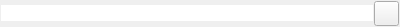
<?xml version="1.0" encoding="UTF-8"?>
<ui version="4.0">
 <class>listForm</class>
 <widget class="QWidget" name="listForm">
  <property name="geometry">
   <rect>
    <x>0</x>
    <y>0</y>
    <width>400</width>
    <height>27</height>
   </rect>
  </property>
  <property name="windowTitle">
   <string>Form</string>
  </property>
  <layout class="QHBoxLayout" name="horizontalLayout">
   <property name="spacing">
    <number>1</number>
   </property>
   <property name="leftMargin">
    <number>1</number>
   </property>
   <property name="topMargin">
    <number>1</number>
   </property>
   <property name="rightMargin">
    <number>1</number>
   </property>
   <property name="bottomMargin">
    <number>1</number>
   </property>
   <item>
    <widget class="QLineEdit" name="lineEdit_name">
     <property name="styleSheet">
      <string notr="true">QLineEdit { border: none }</string>
     </property>
    </widget>
   </item>
   <item>
    <widget class="QPushButton" name="pushButton_delete">
     <property name="minimumSize">
      <size>
       <width>25</width>
       <height>25</height>
      </size>
     </property>
     <property name="maximumSize">
      <size>
       <width>25</width>
       <height>25</height>
      </size>
     </property>
     <property name="text">
      <string/>
     </property>
     <property name="icon">
      <iconset resource="../../resources/Terminator_client.qrc">
       <normaloff>:/Terminator_client/img/remove.png</normaloff>:/Terminator_client/img/remove.png</iconset>
     </property>
     <property name="iconSize">
      <size>
       <width>22</width>
       <height>22</height>
      </size>
     </property>
    </widget>
   </item>
  </layout>
 </widget>
 <resources>
  <include location="../../resources/Terminator_client.qrc"/>
 </resources>
 <connections/>
</ui>
